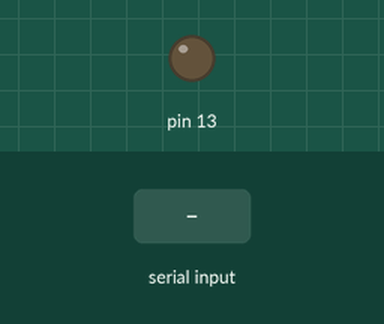
Simulated run of this sketch. Board: Arduino Uno, built with avr-gcc and run on an emulated ATmega328P. On the bench: output pins drawn as LEDs (lit = HIGH). Inputs (shaded band) come from the test bench.

Above: at 1.2 s.
1.3 s: "1" received over Serial
At 2.5 s:
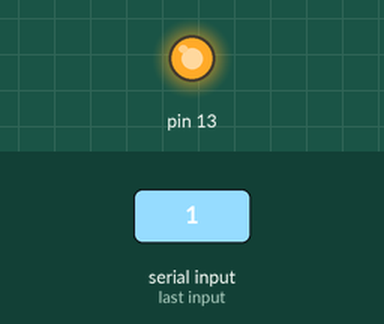
2.8 s: "0" received over Serial
At 3.7 s:
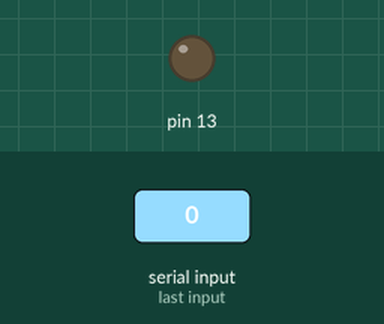
Timing chart, 0 to 5.8 s (numbered marks = the images above; inputs shaded):
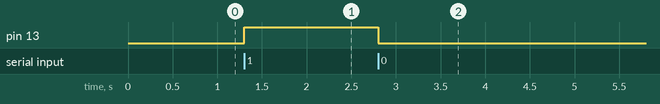

The sketch:

bs_serialcom.ino
```cpp
void setup() {
  Serial.begin(9600);
  pinMode(13,OUTPUT);
  digitalWrite(13,LOW);
}

void loop() {
  if(Serial.available() > 0){
  char serialData = Serial.read();

  if(serialData == '1')
    digitalWrite(13,HIGH);
  if(serialData == '0')
    digitalWrite(13,LOW);}
}
```

Measured:
- after the input at 1.3 s, pin 13: LOW → HIGH at once
- after the input at 2.8 s, pin 13: HIGH → LOW at once
